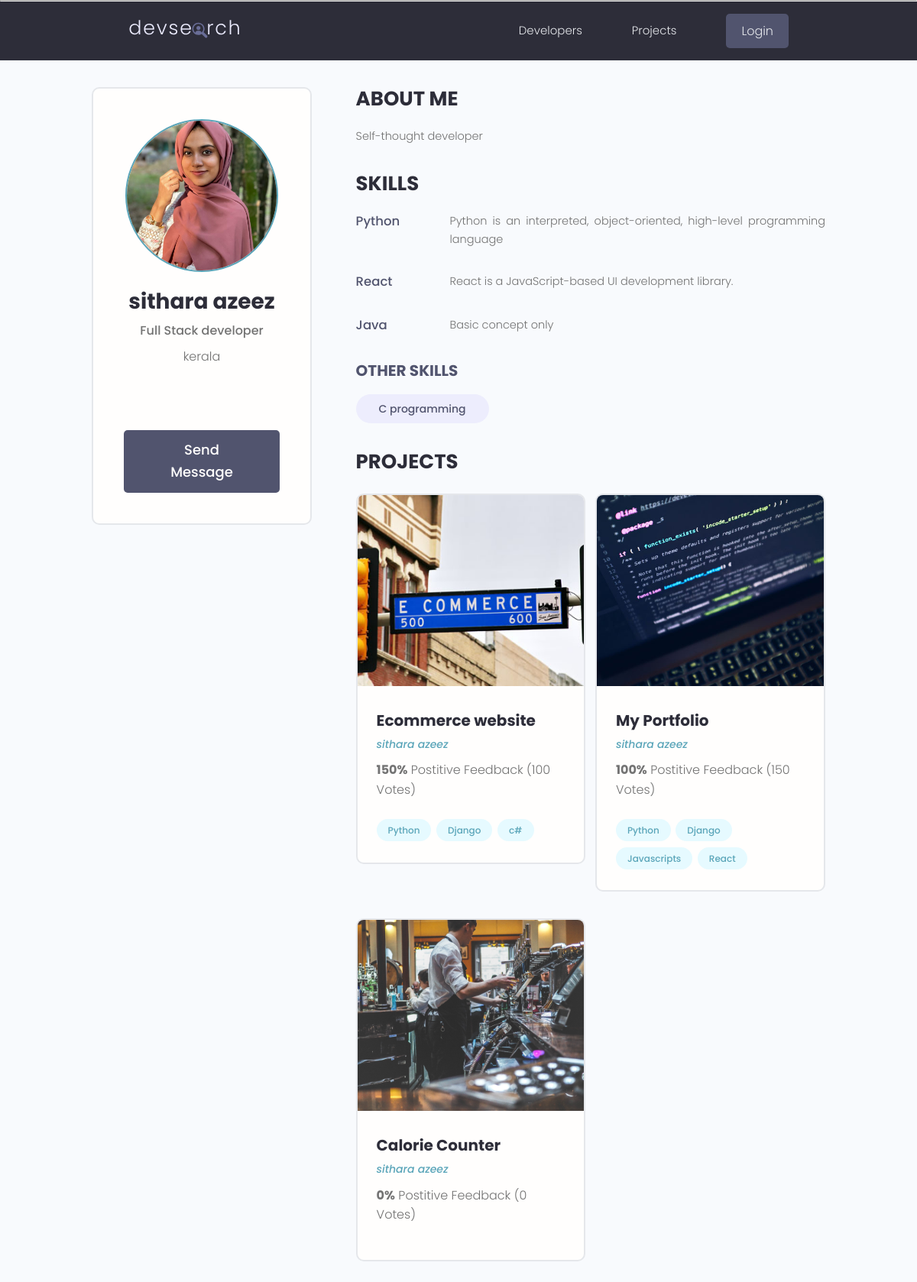
Page /profile/1/ on the committed database.
### users/models.py (models this page shows, shortened)
class Profile(models.Model):
    user = models.OneToOneField(User, on_delete=models.CASCADE, null=True, blank=True )
    name = models.CharField(max_length=200, null=True, blank=True)
    username = models.CharField(max_length=200, null=True, blank=True)
    location = models.CharField(max_length=200, null=True, blank=True)
    email = models.EmailField(null=True, blank=True)
    short_intro = models.CharField(max_length=1000, null=True, blank=True)
    bio = models.TextField(null=True, blank=True)
    profile_image = models.ImageField(upload_to='profiles/', null=True, blank=True, default='profiles/user.png')
    social_github = models.CharField(max_length=2000, null = True, blank = True)
    social_twitter = models.CharField(max_length=2000, null = True, blank = True)
    social_youtube = models.CharField(max_length=2000, null = True, blank = True)
    social_linkedin = models.CharField(max_length=2000, null = True, blank = True)
    social_website = models.CharField(max_length=2000, null = True, blank = True)

class Skill(models.Model):
    owner = models.ForeignKey(Profile, on_delete=models.CASCADE, null=True, blank=True)
    name = models.CharField(max_length=100, null=True, blank=True)
    description = models.TextField(null=True, blank=True)
    created = models.DateTimeField(auto_now_add=True)

### project/models.py (models this page shows, shortened)
class Project(models.Model):
    owner = models.ForeignKey(Profile,on_delete=models.SET_NULL, null=True, blank=True)
    title = models.CharField(max_length = 200)
    image = models.ImageField(upload_to='photos/', null=True, blank=True, default="photos/default.jpg")
    description = models.TextField(null = True, blank = True)
    demo_link = models.CharField(max_length=2000, null = True, blank = True)
    source_link = models.CharField(max_length=2000, null = True, blank = True)
    tags = models.ManyToManyField('Tag',blank=True)
    created = models.DateTimeField(auto_now_add = True)
    published = models.DateTimeField(default=timezone.now)
    vote_total = models.IntegerField(default=0,null=True,blank=True)
    vote_ratio = models.IntegerField(default=0,null=True,blank=True)

class Tag(models.Model):
    name = models.CharField(max_length=100)
    created = models.DateTimeField(auto_now_add=True,blank=True)
    def __str__(self):
        return self.name

### users/views.py (the view)
# urls.py: path('profile/<str:pk>/', views.profile, name='single-profile'),
def profile(request, pk):
    profile = Profile.objects.get(id=pk)
    topskills = profile.skill_set.exclude(description = "")
    otherskills = profile.skill_set.filter(description = "")
    context = {
        'profile':profile,
        'topskills':topskills,
        'otherskills':otherskills,
    }
    return render(request,'users/single-profile.html', context)

### users/templates/users/single-profile.html (shortened to what this page needs)
{% extends 'main.html' %}
{% block content %}
<main class="profile my-md">
    <div class="container">
      <div class="layout">
        <div class="column column--1of3">
          <div class="card text-center">
            <div class="card__body dev">
              <img class="avatar avatar--xl" src="{{profile.profile_image.url}}" />
              <h2 class="dev__name">{{profile.name}}</h2>
              <p class="dev__title">{{profile.short_intro}}</p>
              <p class="dev__location">{{profile.location}}</p>
              <ul class="dev__social">
              </ul>
              {% if request.user.profile.id != profile.id %}
              <a href="{% url 'users:create-message' profile.id %}" class="btn btn--sub btn--lg">Send Message </a>
              {% endif %}
            </div>
          </div>
        </div>
        <div class="column column--2of3">
          <div class="devInfo">
            <h3 class="devInfo__title">About Me</h3>
            <p class="devInfo__about">
              {{profile.bio}}
            </p>
          </div>
          <div class="devInfo">
            <h3 class="devInfo__title">Skills</h3>
            <div class="devInfo__skills">
                {% for skill in topskills %}
              <div class="devSkill">
                <h4 class="devSkill__title">{{skill.name}}</h4>
                <p class="devSkill__info">
                  {{skill.description}}
                </p>
              </div>
              {% endfor %}
              <h3 class="devInfo__subtitle">Other Skills</h3>
              <div class="devInfo__otherSkills">
                {% for skill in otherskills %}
                <span class="tag tag--pill tag--sub tag--lg">
                  <small>{{skill.name}}</small>
                </span>
                {% endfor %}
              </div>
            </div>
          </div>
          <div class="devInfo">
            <h3 class="devInfo__title">Projects</h3>
            <div class="grid grid--two">
                {% for project in profile.project_set.all %}
              <div class="column">
                <div class="card project">
                  <a href="{% url 'project:project' project.id %}" class="project">
                    <img class="project__thumbnail" src="{{project.image.url}}" alt="project thumbnail" />
                    <div class="card__body">
                      <h3 class="project__title">{{project.title}}</h3>
                      <p><a class="project__author" href="{% url 'users:single-profile' project.owner.id %}">{{project.owner.name}}</a></p>
                      <p class="project--rating">
                        <span style="font-weight: bold;">{{project.vote_ratio}}%</span> Postitive
                        Feedback ({{project.vote_total}} Vote{{project.vote_total | pluralize:"s"}})
                      </p>
                      <div class="project__tags">
                        {% for tag in project.tags.all %}
                        <span class="tag tag--pill tag--main">
                          <small>{{tag}}</small>
                        </span>
                       {% endfor %}
                      </div>
                    </div>
                  </a>
                </div>
              </div>
              {% endfor %}
            </div>
          </div>
        </div>
      </div>
    </div>
  </main>
{% endblock %}

### static/styles/app.css (style rules this page uses)
:root { --color-sub: #2d2d39; }
.btn--sub { background-color: var(--color-sub-light); }
.card { border: 2px solid var(--color-light); }
img { width: 100%; }
.profile .card > .dev { padding: 4rem; }
.dev__name { color: var(--color-sub); font-size: 2.8rem; font-weight: 700; margin-top: 1rem; margin-bottom: 0.5rem; }
.dev__title { font-size: 1.6rem; font-weight: 500; line-height: 1.3; }
.dev__location { margin-top: 1rem; }
.dev__social { margin: 3rem 0; list-style: none; display: flex; justify-content: center; gap: 1.5rem; }
.devInfo { margin-bottom: 3rem; }
.devInfo__title, .devInfo__subtitle { font-size: 2.6rem; color: var(--color-sub); text-transform: uppercase; font-weight: 700; margin-bottom: 1.5rem; }
.devInfo__subtitle { font-size: 2rem; color: var(--color-sub-light); }
.devInfo__about, .devSkill__info { font-size: 1.45rem; line-height: 1.7; text-align: justify; }
.devSkill { margin-bottom: 3rem; }
.devSkill__title { font-size: 1.65rem; font-weight: 500; color: var(--color-sub-light); }
@media screen and (min-width: 700px) { .devSkill { display: flex; justify-content: space-between; gap: 3rem; } }
@media screen and (min-width: 700px) { .devSkill__info { flex-basis: 80%; } }
.project__author { font-size: 1.4rem; font-style: italic; }
.project--rating { margin-bottom: 1.6em; margin-top: .5em; }
.project__thumbnail { height: 25rem; object-fit: cover; object-position: top center; }
.project__title { font-size: 2rem; font-weight: 700; color: var(--color-sub); }

### static/uikit/styles/modules/_variables.css (style rules this page uses)
:root { --color-main: #5aa5b9; --color-main-light: #e6faff; --color-sub: #3f4156; --color-sub-light: #51546e; --color-sub-lighter: #ededfd; --color-text: #737373; --color-gray: #8b8b8b; --color-light: #e5e7eb; --color-light-gray: #767676; --color-bg: #f8fafd; --color-white: #fffefd; --color-white-light: #f3f3f3; --color-success: #359e64; --color-success-bg: #def8e8; --color-error: #fc4b0b; --color-error-bg: #fff2ee; --font-base: 'Poppins', arial, helvetica, 'Segoe UI', roboto, ubuntu, sans-serif; --font-monospace: 'Fira Code', 'Courier New', courier, monospace; --font-regular: 300; --font-medium: 500; --font-bold: 700; --generic-shadow: 1px 1px 5px #00000010; --generic-transition: all 0.3s ease-in-out; }

### static/uikit/styles/modules/_base.css (style rules this page uses)
* { margin: 0; padding: 0; box-sizing: border-box; text-rendering: optimizeLegibility; color: inherit; font-size: inherit; }
html { font-size: 50%; }
@media only screen and (min-width: 480px) { html { font-size: 56.25%; } }
@media only screen and (min-width: 1200px) { html { font-size: 62.5%; } }
body { line-height: 1.6; font-weight: 400; font-size: 1.5rem; color: var(--color-text); background-color: var(--color-bg); min-height: 100vh; }

### static/uikit/styles/modules/_typography.css (style rules this page uses)
* { font-family: var(--font-base); }
h2 { font-size: 3.6rem; font-weight: var(--font-bold); }
h3 { font-size: 3.2rem; font-weight: var(--font-medium); }
h4 { font-size: 2.8rem; font-weight: var(--font-medium); }
p, span, strong { font-size: 1.6rem; color: var(--color-text); font-weight: var(--font-regular); }
a { padding-bottom: 2px; text-decoration: none; display: inline-block; color: var(--color-main); font-weight: var(--font-medium); }

### static/uikit/styles/modules/_utilities.css (style rules this page uses)
.container { width: 92%; max-width: 165rem; margin: 0 auto; box-sizing: border-box; }
@media screen and (min-width: 1000px) { .container { width: 90%; } }
@media screen and (min-width: 1200px) { .container { width: 80%; } }
.text-center { text-align: center; }
.my-md { margin: 3rem auto; }

### static/uikit/styles/modules/_avatar.css (style rules this page uses)
.avatar { border-radius: 50%; border: 2px solid var(--color-main); object-fit: cover; }
.avatar--xl { height: 20rem; width: 20rem; }

### static/uikit/styles/modules/_button.css (style rules this page uses)
.btn { display: inline-block; position: relative; cursor: pointer; background-color: var(--color-light); font-weight: var(--font-medium); color: var(--color-sub); text-decoration: none; padding: 1rem 2rem; border-radius: 0.5rem; border: none; width: -webkit-fit-content; width: -moz-fit-content; width: fit-content; height: -webkit-fit-content; height: -moz-fit-content; height: fit-content; font-size: 1.6rem; outline-width: 0; outline-color: transparent; -webkit-backface-visibility: hidden; backface-visibility: hidden; transition: all 0.3s ease-in-out; }
.btn--sub { background-color: var(--color-sub); color: var(--color-white); }
.btn--lg { font-size: 1.8rem; padding: 1.2rem 4.5rem; }

### static/uikit/styles/modules/_card.css (style rules this page uses)
.card { border-radius: 1rem; background-color: var(--color-white); border: 1.5px solid var(--color-light); width: auto; height: auto; margin-top: 0.5rem; margin-bottom: 0.5rem; overflow: hidden; }
.card__body, .card__header { padding: 2rem 2.5rem; }

### rows in the picture
Profile: profile_image (picture), name "sithara azeez", short_intro "Full Stack developer", location "kerala", bio "Self-thought developer"
Skill: name "Python", description "Python is an interpreted, object-oriented, high-level programming language"
Skill: name "React", description "React is a JavaScript-based UI development library."
Skill: name "Java", description "Basic concept only"
Skill: name "C programming"
Project: image (picture), title "Ecommerce website", owner.name "sithara azeez", vote_ratio "150", vote_total "100", vote_total|pluralize "s"
Tag: name "Python"
Tag: name "Django"
Tag: name "c#"
Project: image (picture), title "My Portfolio", owner.name "sithara azeez", vote_ratio "100", vote_total "150", vote_total|pluralize "s"
Tag: name "Javascripts"
Tag: name "React"
Project: image (picture), title "Calorie Counter", owner.name "sithara azeez", vote_ratio "0", vote_total "0", vote_total|pluralize "s"
